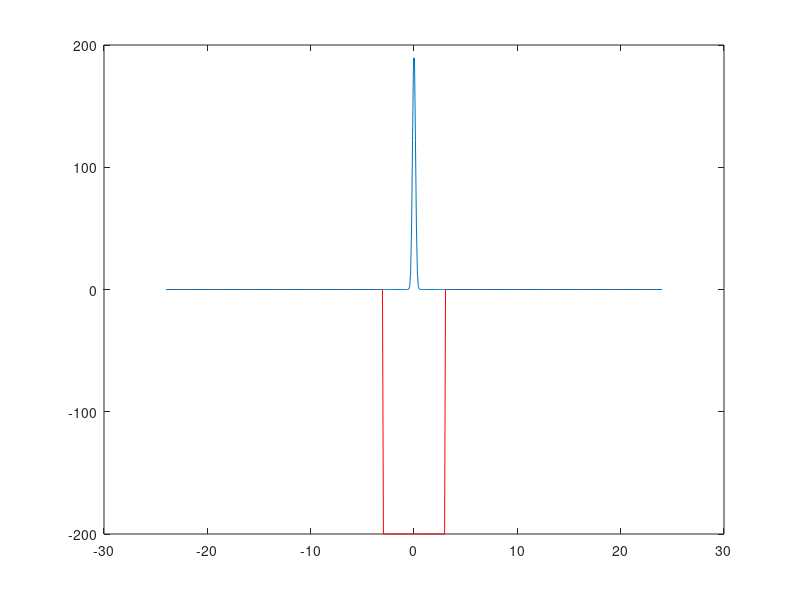
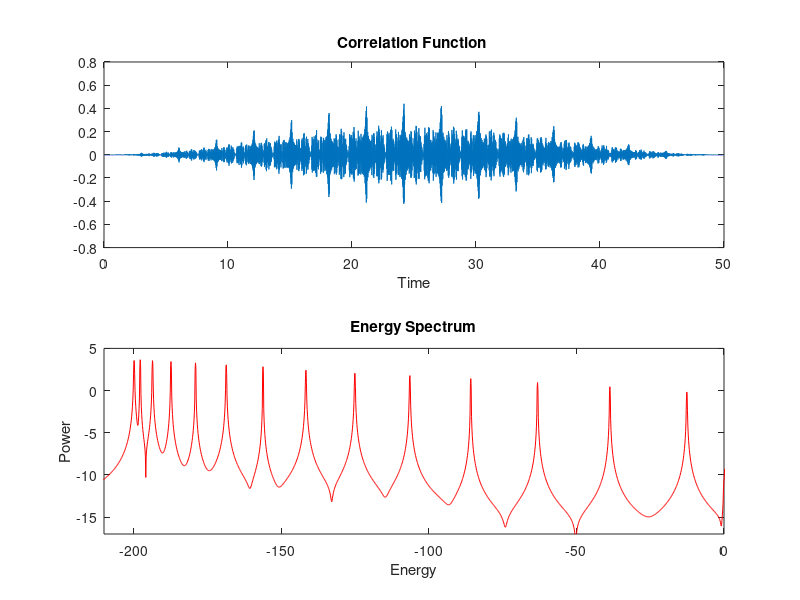
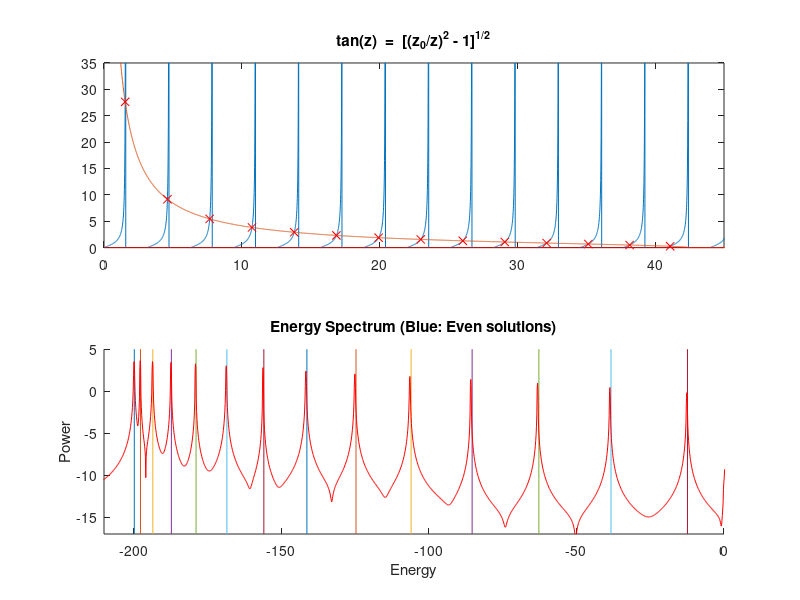

The MATLAB source for these figures, in order:
%% Finite Square Well: Split-Operator Method
%% Ref: M. D. Feit, J. A. Fleck, Jr., and A. Steiger, 
%%      "Solution of the Schrodinger Equation by a Spectral Method",
%%      Journal of Computational Physics 47, 412-433 (1982).
%% Ref: D. J. Griffiths, 
%%      "Introduction to Quantum Mechanics",
%%      ISBN 0-13-124405-1
%% 
clear all; close all;
a = 48;  %% Length
M = 1/2; %% Mass
N = 512;
x = linspace(-a/2,a/2,N); x = x';
%k = N*linspace(-1/2,1/2,N); k = k';
k = -N/2:N/2-1; k = k';
dt = 1e-3; %% Time step
%%-------------------------------------------------------------------------
%%
%%% Potential
V0 = 200;
V = zeros(length(x),1) - V0; % 1*((2*x).^2 - (0.6*a)^2);  %  
b = a/16;
V(x<-b) = 0;
V(x>+b) = 0;
% V(1:5) = V(1:5)-i*1e3;  %% Absorption at simulation boundary
% V(end-5:end) = V(end-5:end)-i*1e3;  %% Absorption at simulation boundary
%%%
%%-------------------------------------------------------------------------
%%
%%% initial wave packet
%% Gaussian
Phi0 = exp(-(5*(x-0*a/128)).^2);
%
%% Odd
% mode = 3;
% Phi0 = sqrt(2/b)*sin(mode*pi*x/b);
% Phi0(x<-b) = 0;
% Phi0(x>+b) = 0;
%
%% Even
% mode = 8;
% Phi0 = sqrt(2/b)*cos(mode*pi*x/b);
% Phi0(x<-b) = 0;
% Phi0(x>+b) = 0;
%%
%%-------------------------------------------------------------------------
%%
Phi0c = conj(Phi0); %% real(Phi0)- i*imag(Phi0);
%%
figure(1);set(gcf,'position',[37 208 538 732]);
plot(x,V,'r');hold on;plot(x,max(abs(real(V)))*abs(Phi0c));hold off; pause(1);
%%
GK = fftshift(exp(-(i*dt/(4*M))*((2*pi/a)^2)*(k.^2))); %% dt/2 kinetic energy propagator
GK2 = fftshift(exp(-(i*dt/(2*M))*((2*pi/a)^2)*(k.^2))); %% dt kinetic energy propagator
GV = exp(-i*dt*V); %% Potential spatial interaction
% plot((-(dt/(4*M))*((2*pi/a)^2)*(k.^2)));
% plot(-dt*V);
%%
iPhi = fft(Phi0);
Phi = ifft(iPhi.*GK);
Phi = GV.*Phi;
NPt = 50000;
Pt = zeros(1,NPt);
En = -105.99;  %% Energy eigen value
T = dt*NPt;
t = linspace(0,T,NPt);
wt = (1-cos(2*pi*t/length(t)));
uns = 0;
tic
for nrn = 1:NPt
    % momentum space propagation
    iPhi = iPhi.*GK;
    % move into physical space and apply potential operator
    Phi = ifft(iPhi);
    Phi = GV.*Phi;
    % move into momentum space and propagate again
    iPhi = fft(Phi);
    iPhi = iPhi.*GK;
    % move back into physical space and record P(t) at the sample point
    Phi = ifft(iPhi);
    Pt(nrn) = trapz(x, Phi0c.*Phi);
end
toc
iPhi = fft(Phi);
Phi = ifft(iPhi.*GK);
%%
estep = 1;  %% Sampling period
Po = Pt(1:estep:length(Pt));
T = dt*NPt;
t = linspace(0,T,length(Po));
E = (1/dt)*(linspace(-pi,pi,length(Po)));
%%
Po = (1-cos(2*pi*t/T)).*Po;
Pe = fftshift(fft((Po/T)));
%%
figure(2);subplot(2,1,1);plot(t,real(Po));
title('Correlation Function ');xlabel('Time');
figure(2);subplot(2,1,2);plot(E,log(fliplr(abs(Pe))),'r');
title('Energy Spectrum');xlabel('Energy');ylabel('Power');
axis([-210 0 -17 5]);
pause(1);

%%-------------------------------------------------------------------------
%% Analytic method: For Even Solutions (Even Wave functions)
%%
z0 = b*sqrt(2*M*V0);
z = 0:0.01:20*pi;
y1 = tan(z);
y2 = sqrt((z0./z).^2 - 1);
figure(3);subplot(2,1,1);plot(z,y1,z,y2);
hold on;
plot(z,0*z,'r');
axis([0 45 0 35]);
title('tan(z)  =  [(z_0/z)^2 - 1]^{1/2}');
crss_n = [1.5 4.5 7.6 10.8 13.83 16.9 20.0 23.0 26.1 29.1 32.2 35.2 38.2 41.1]; 
%% ^-- get these values by looking at the graph (approx)
g =  inline('tan(z) - sqrt((z0/z).^2 - 1)','z','z0');
for nrn = 1:14
zn(nrn) = fzero(@(z) g(z,z0),crss_n(nrn));
end
figure(3);subplot(2,1,1);hold on;plot(zn,tan(zn),'rx');
q = zn/b;
Em = ((q.^2)/(2*M))-V0;
%%
for nrn = 1:length(Em),
    figure(3);subplot(2,1,2);hold on; 
    plot([Em(nrn),Em(nrn)],[-17,6]); 
end
%%
figure(3);subplot(2,1,2);
plot(E,log(fliplr(abs(Pe))),'r');hold on;
title('Energy Spectrum (Blue: Even solutions)');
xlabel('Energy');ylabel('Power');
axis([-210 0 -17 5]);
%%
%%-------------------------------------------------------------------------

